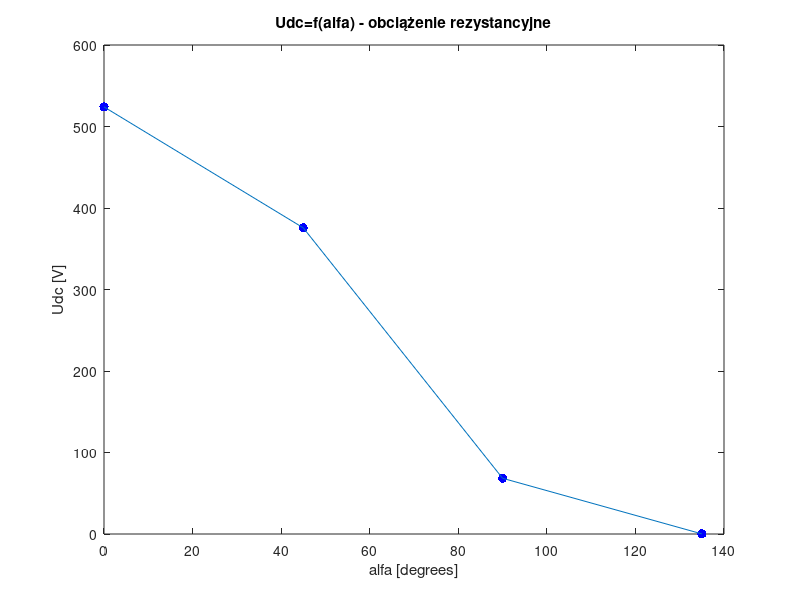
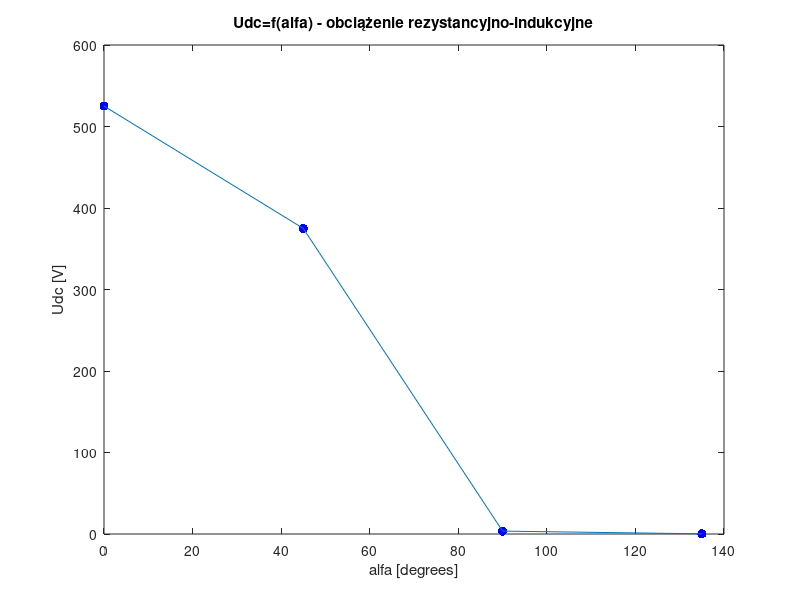

Recreate these plots in MATLAB, in order.
clear all
close all 
clc

UR=[524.0554 375.6400 68.3863 0.1386];
UL=[525.0844 374.9394 3.5426 0.2189];
alfa=[0 45 90 135];
figure
plot(alfa,UR,'b.', 'MarkerSize', 20);
hold on;
plot(alfa,UR)
title('Udc=f(alfa) - obciążenie rezystancyjne');
ylabel('Udc [V]'); 
xlabel('alfa [degrees]'); 
figure
plot(alfa,UL,'b.', 'MarkerSize', 20);
hold on;
plot(alfa,UL)
title('Udc=f(alfa) - obciążenie rezystancyjno-indukcyjne');
ylabel('Udc [V]'); 
xlabel('alfa [degrees]'); 